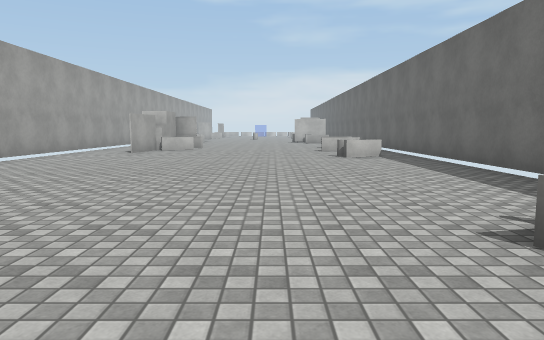
view 1 (above)

18 first-person views from a walk through a 3-D level made in the Unity game engine. The camera is 1.3 m above the floor, tilts 6° down and sees 70° across. The floor is counted in squares, 2 m on a side. Each view is taken from the middle of a square. On the plan, view 1 faces up. The plan holds only what a view shows up to about 11 squares ahead; the rest is blank. The place goes on beyond the plan. Some animated figures are left out. Surface patterns are stand-ins for the level's own textures.

view 2
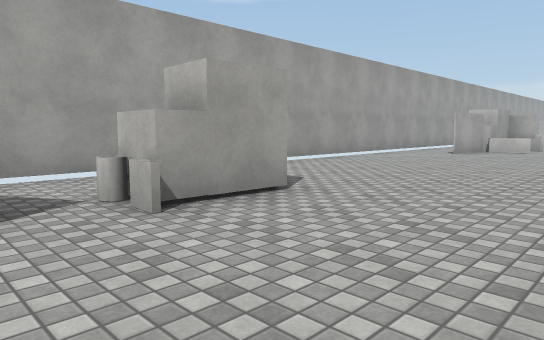

view 3
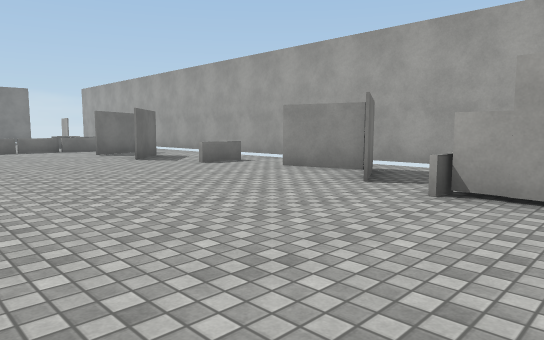

view 4
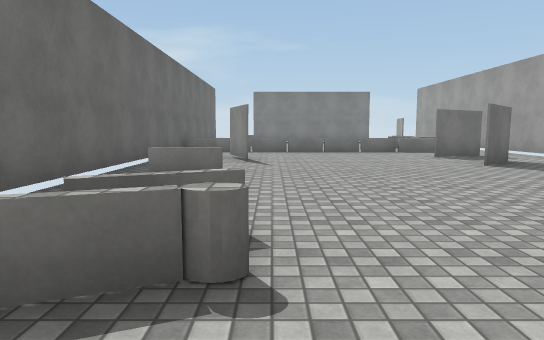

view 5
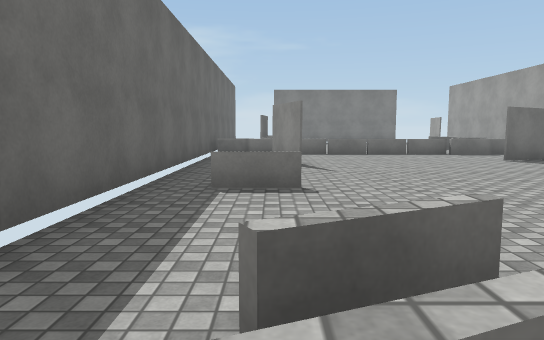

view 6
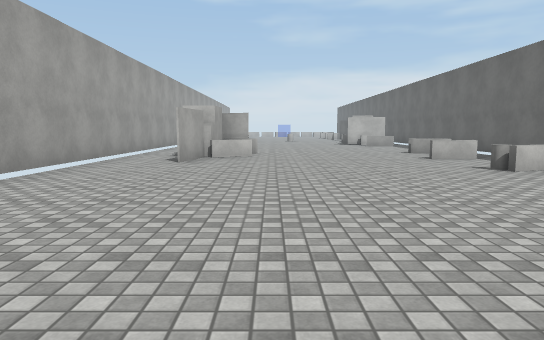

view 7
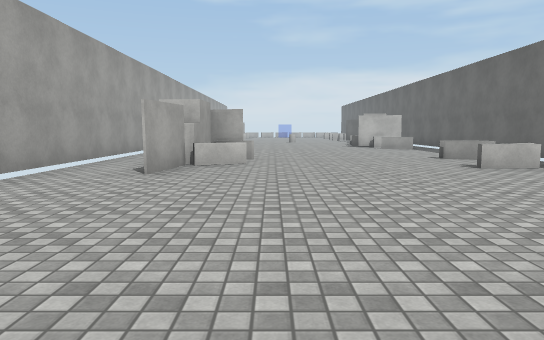

view 8
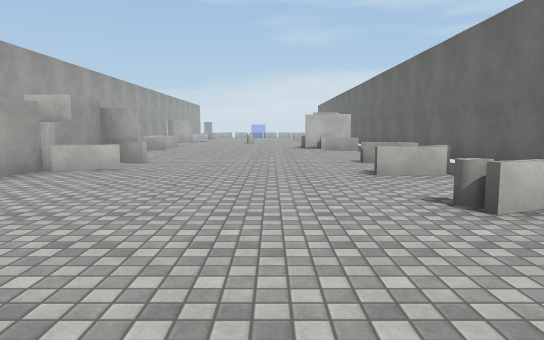

view 9
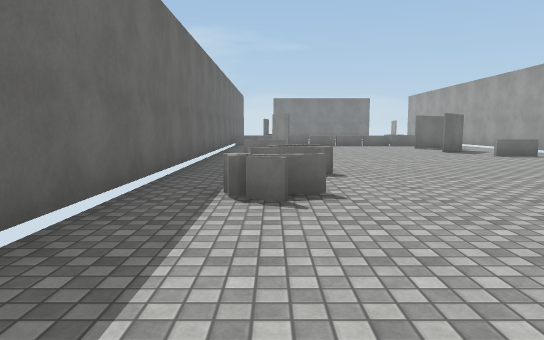

view 10
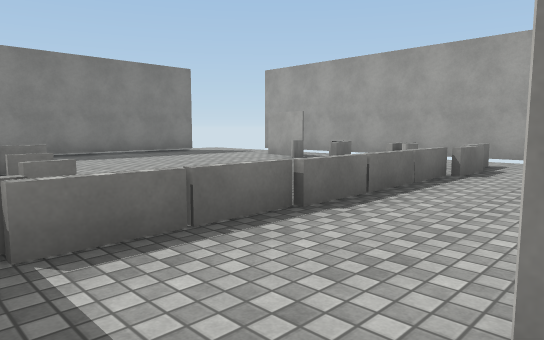

view 11
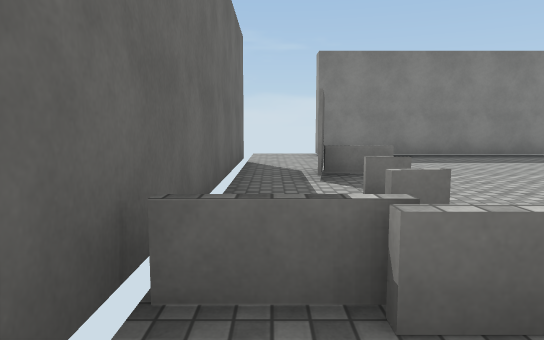

view 12
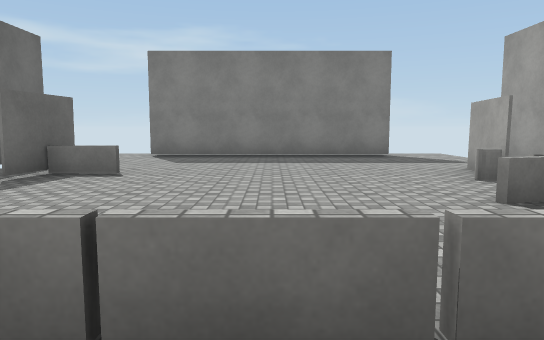

view 13
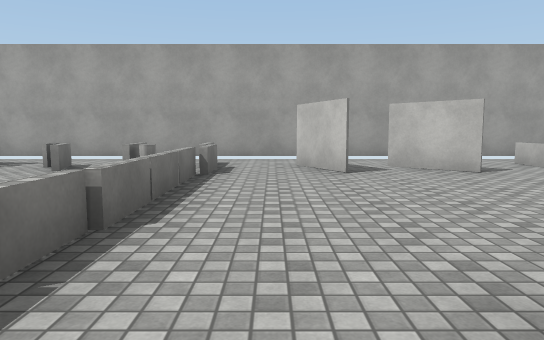

view 14
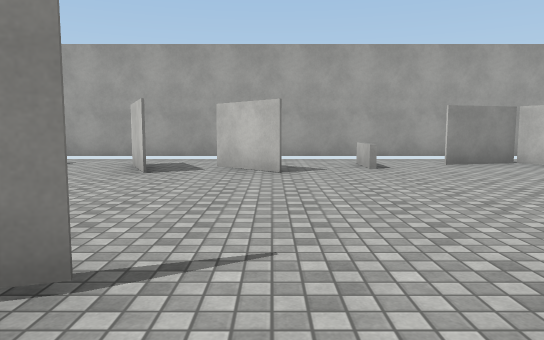

view 15
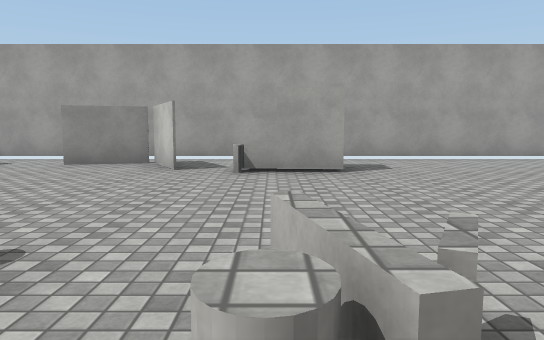

view 16
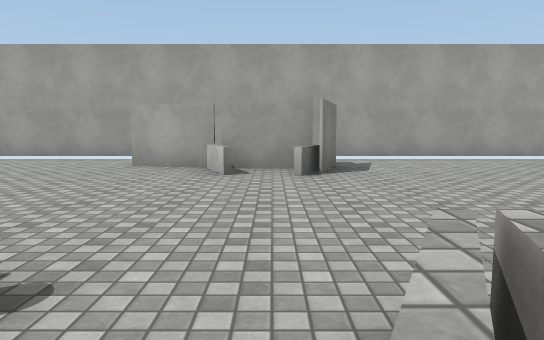

view 17
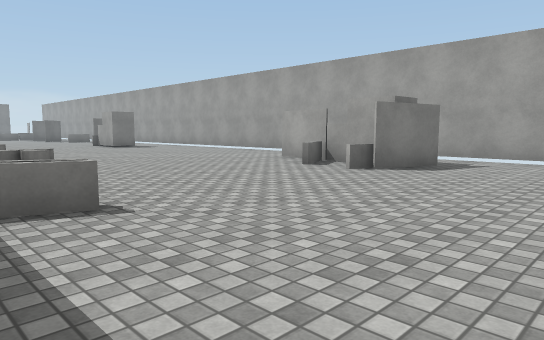

view 18
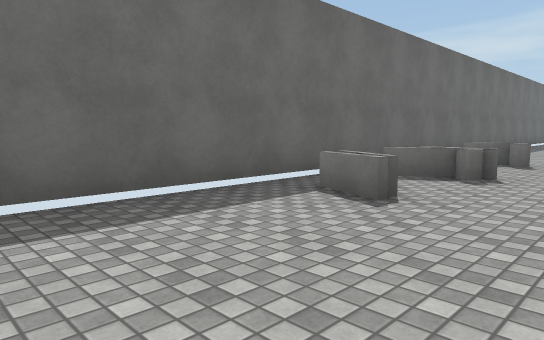

### Floor plan
Ten units are one square. View 1 is at (0, 0); x grows to the right and y downward. Boxes are objects, and circles mark ways between rooms. Rooms are numbered by the first view taken in them; rooms with no view inside come last. Other rooms are left out.
<svg viewBox="-65 -180 106 358">
<path fill="none" stroke="#000" d="M-46 3 -31 -5 -45 2 -41 18M-56 -105 -56 44M-36 -118 -38 -105M-41 -142 -26 -137M-27 48 -38 60M15 58 20 73M-26 69 -41 76M36 74 36 -170M-56 -175 -56 -145M14 -4 24 -8M14 3 20 -1M-24 -123 -36 -118M-34 34 -44 34M27 -131 17 -135M18 -136 27 -132M-31 -138 -23 -134M24 -135 17 -137M18 -138 28 -135M-36 89 -25 89M-26 91 16 91M-45 91 -35 91M36 84 36 74M24 94 35 94M-41 133 -42 145M-39 173 20 173M-56 126 -56 156M22 143 24 128M-41 75 -26 68M-39 60 -27 48M-56 44 -56 126M-41 116 -30 113M-40 118 -35 118M-26 -137 -35 -140M-56 -145 -56 -105M-35 -120 -26 -124M-24 -133 -34 -138M36 144 36 94M11 136 22 136M36 94 36 84M16 91 26 91M18 104 23 103"/>
<rect x="-45" y="-15" width="10" height="10" fill="#bbb"><title>other object</title></rect>
<rect x="-35" y="-35" width="10" height="20" fill="#bbb"><title>other object</title></rect>
<rect x="5" y="-5" width="10" height="10" fill="#bbb"><title>other object</title></rect>
<rect x="15" y="-25" width="10" height="10" fill="#bbb"><title>other object</title></rect>
<rect x="15" y="-95" width="10" height="10" fill="#bbb"><title>other object</title></rect>
<rect x="15" y="-125" width="10" height="10" fill="#bbb"><title>other object</title></rect>
<rect x="-45" y="125" width="10" height="10" fill="#bbb"><title>other object</title></rect>
<rect x="-35" y="95" width="10" height="10" fill="#bbb"><title>other object</title></rect>
<rect x="-45" y="-135" width="10" height="20" fill="#bbb"><title>other object</title></rect>
<circle cx="30" cy="65" r="3" fill="#2a7"/>
<circle cx="-35" cy="80" r="3" fill="#2a7"/>
<circle cx="-40" cy="40" r="3" fill="#2a7"/>
<circle cx="-50" cy="40" r="3" fill="#2a7"/>
<circle cx="-40" cy="-120" r="3" fill="#2a7"/>
<circle cx="-50" cy="-140" r="3" fill="#2a7"/>
<circle cx="20" cy="80" r="3" fill="#2a7"/>
<circle cx="-50" cy="120" r="3" fill="#2a7"/>
<circle cx="20" cy="120" r="3" fill="#2a7"/>
<text x="-10" y="-50">1</text>
<text x="20" y="80">2</text>
<text x="-20" y="140">3</text>
<text x="-50" y="80">4</text>
<text x="-40" y="-130">5</text>
<text x="30" y="120">6</text>
<text x="20" y="90">7</text>
</svg>
Room 1 opens to room 2. Room 1 opens to room 4. Room 1 opens to room 5. Room 2 opens to room 7. Room 3 opens to room 4. Room 3 opens to room 6.

Where each view was taken, in squares from view 1:
view 1: 0 up, 0 right, facing up
view 2: 0 up, 0 right, facing up-left
view 3: 3 up, 1 right, facing down-left
view 4: 2 up, 1 right, facing down
view 5: 1 up, 2 right, facing down
view 6: 3 up, 2 left, facing up
view 7: 5 up, 2 left, facing up
view 8: 6 up, 0 right, facing up
view 9: 6 up, 2 right, facing down
view 10: 7 down, 3 right, facing down-left
view 11: 8 down, 3 right, facing down
view 12: 8 down, 1 left, facing down
view 13: 8 down, 3 right, facing left
view 14: 5 down, 3 right, facing left
view 15: 2 up, 3 right, facing left
view 16: 13 up, 3 right, facing left
view 17: 17 up, 3 right, facing down-left
view 18: 17 up, 0 right, facing down-right
